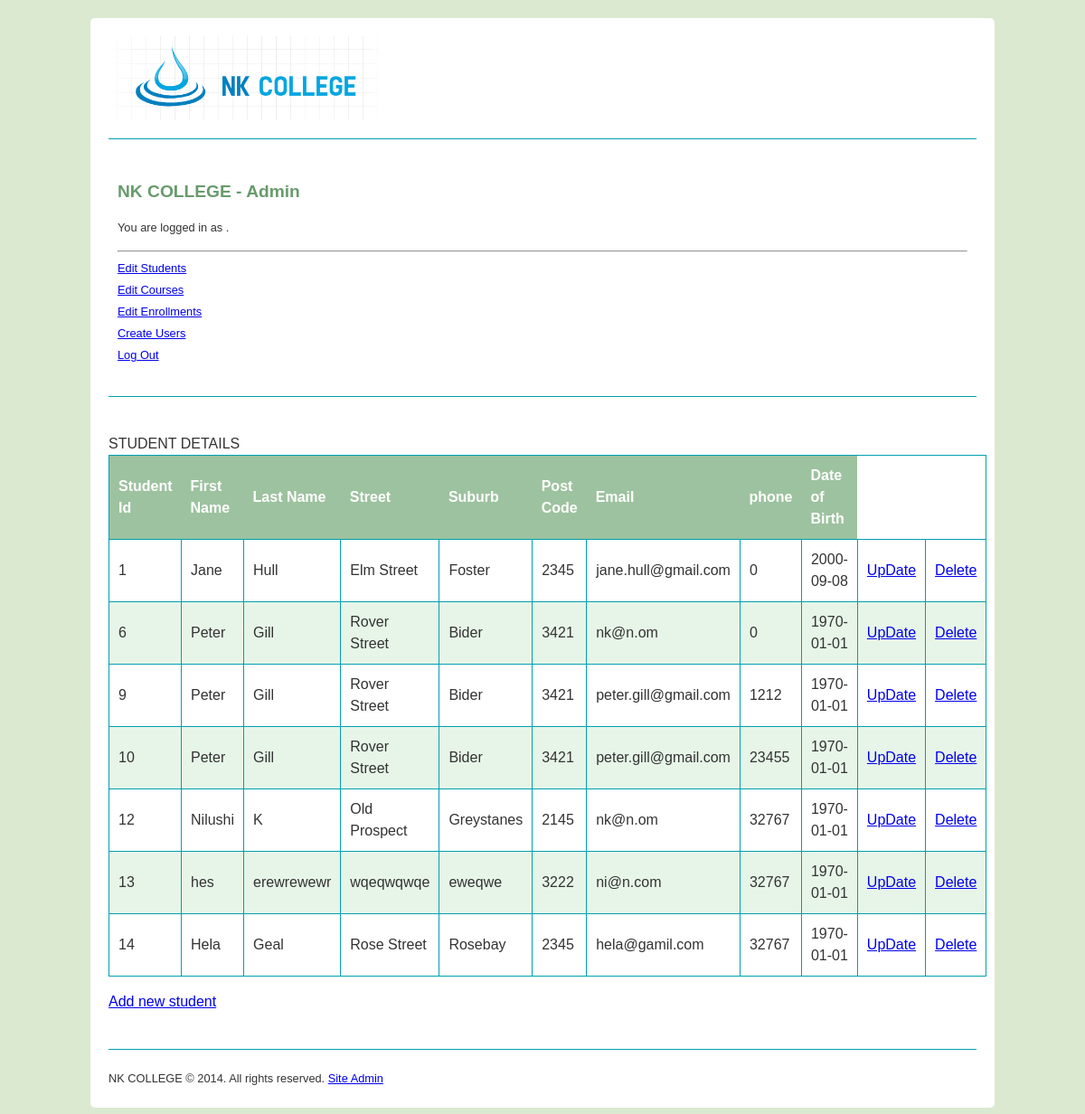
The page /admin/student/view.php on the database its author committed.
### tables this page shows
CREATE TABLE IF NOT EXISTS `student` (
  `studentId` int(11) NOT NULL AUTO_INCREMENT,
  `firstName` varchar(30) NOT NULL,
  `lastName` varchar(30) NOT NULL,
  `street` varchar(30) NOT NULL,
  `suburb` varchar(30) NOT NULL,
  `postcode` char(4) NOT NULL,
  `email` varchar(50) NOT NULL,
  `phone` smallint(6) NOT NULL,
  `dob` date NOT NULL,
  PRIMARY KEY (`studentId`)
);

### admin/student/view.php (the view, shortened to what this page needs)
<?php
include "/../adminHeader.php";
include "/../../config.php";
echo "STUDENT DETAILS";
$result = mysqli_query($con,"SELECT * FROM student")
                or die(mysql_error());
echo "<table border='1'>
<tr>
<th>Student Id</th>
<th>First Name</th>
<th>Last Name</th>
<th>Street</th>
<th>Suburb</th>
<th>Post Code</th>
<th>Email</th>
<th>phone</th>
<th>Date of Birth</th>
</tr>";
while($row = mysqli_fetch_array($result)) {
    echo "<tr>";
    echo "<td>" . $row['studentId'] . "</td>";
    echo "<td>" . $row['firstName'] . "</td>";
    echo "<td>" . $row['lastName'] . "</td>";
    echo '<td>' . $row['street'] . '</td>';
    echo '<td>' . $row['suburb'] . '</td>';
    echo '<td>' . $row['postcode'] . '</td>';
    echo '<td>' . $row['email'] . '</td>';
    echo '<td>' . $row['phone'] . '</td>';
    echo '<td>' . $row['dob'] . '</td>';
    echo '<td><a href="/Diploma/cms/admin/student/update.php?studentId=' . $row['studentId'] .'&action=editStudent'.'">UpDate</a></td>';
    echo '<td><a href="/Diploma/cms/admin/student/view.php?studentId=' . $row['studentId'] . '&action=deleteStudent'.'">Delete</a></td>';
    echo "</tr>";
}
echo "</table>";
?>
<p><a href="/Diploma/cms/admin/student/add.php">Add new student</a></p>
<?php include "/../../include/footer.php";?>

### style.css (style rules this page uses)
body { margin: 0; color: #333; background-color: rgba(161, 198, 135, 0.38); font-family: "Trebuchet MS", Arial, Helvetica, sans-serif; line-height: 1.5em; }
table { width: 100%; border-collapse: collapse; }
tr, th, td { padding: 10px; margin: 0; text-align: left; }
table, th { border: 1px solid #00a0b0; }
th { border-left: none; border-right: none; background: rgba(25, 103, 30, 0.36); color: #fff; cursor: default; }
tr:nth-child(odd) { background: rgba(144, 208, 146, 0.21); }
tr:nth-child(even) { background: #fff; }

### rows shown on the page
student: studentId "1", firstName "Jane", lastName "Hull", street "Elm Street", suburb "Foster", postcode "2345", email "jane.hull@gmail.com", phone "0", dob "2000-09-08"
student: studentId "6", firstName "Peter", lastName "Gill", street "Rover Street", suburb "Bider", postcode "3421", email "nk@n.om", phone "0", dob "1970-01-01"
student: studentId "9", firstName "Peter", lastName "Gill", street "Rover Street", suburb "Bider", postcode "3421", email "peter.gill@gmail.com", phone "1212", dob "1970-01-01"
student: studentId "10", firstName "Peter", lastName "Gill", street "Rover Street", suburb "Bider", postcode "3421", email "peter.gill@gmail.com", phone "23455", dob "1970-01-01"
student: studentId "12", firstName "Nilushi", lastName "K", street "Old Prospect", suburb "Greystanes", postcode "2145", email "nk@n.om", phone "32767", dob "1970-01-01"
student: studentId "13", firstName "hes", lastName "erewrewewr", street "wqeqwqwqe", suburb "eweqwe", postcode "3222", email "ni@n.com", phone "32767", dob "1970-01-01"
student: studentId "14", firstName "Hela", lastName "Geal", street "Rose Street", suburb "Rosebay", postcode "2345", email "hela@gamil.com", phone "32767", dob "1970-01-01"
